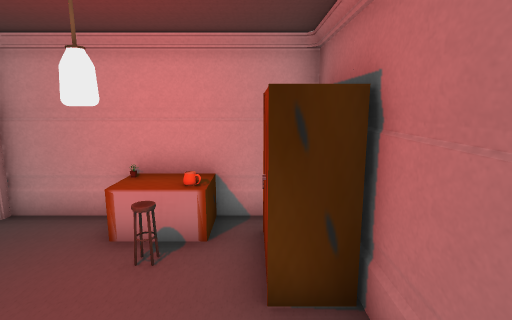
[1] (above)

15 first-person views from a walk through a Unity game level. The camera is 1.5 m above the floor, tilts 10° down and sees 80° across. The floor is counted in squares, 0.6 m on a side. Each view is taken from the middle of a square. On the plan, view 1 faces up. The plan holds only what a view shows up to about 19 squares ahead; the rest is blank. The player character is not drawn. Some surface patterns are stand-ins.

[2]
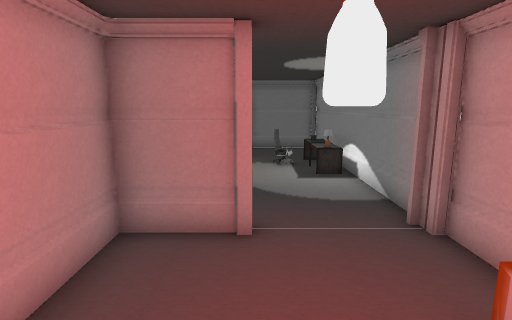

[3]
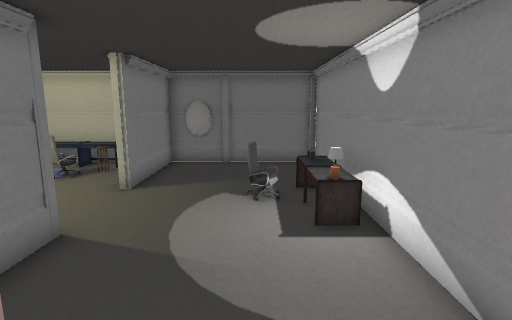

[4]
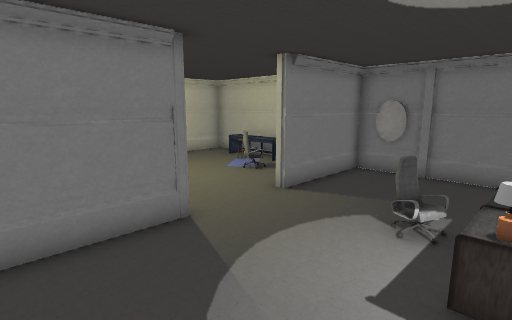

[5]
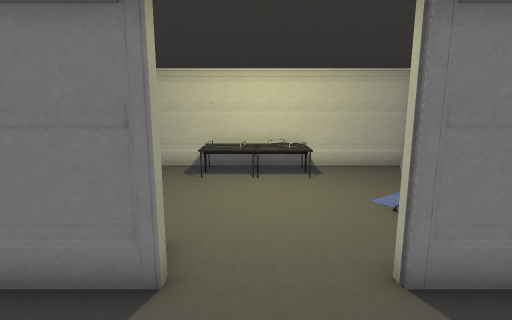

[6]
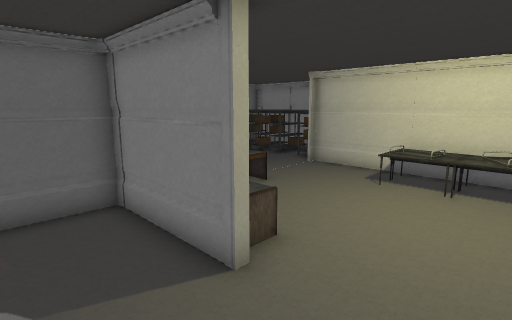

[7]
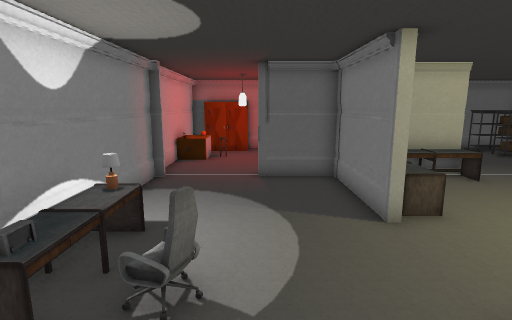

[8]
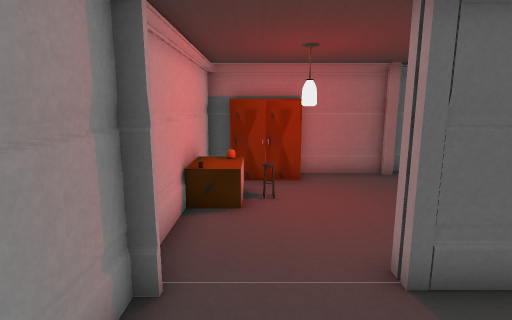

[9]
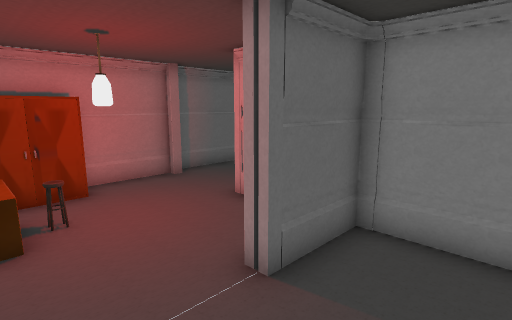

[10]
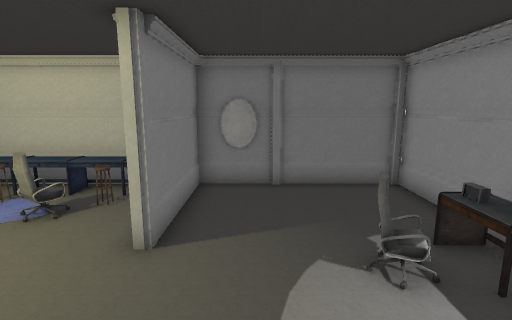

[11]
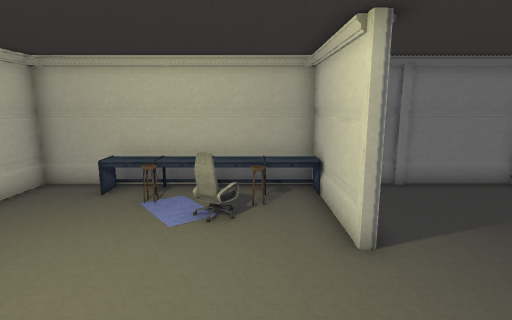

[12]
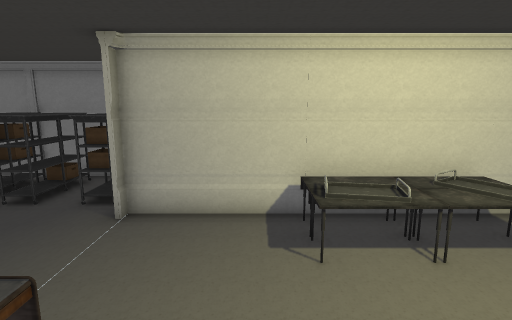

[13]
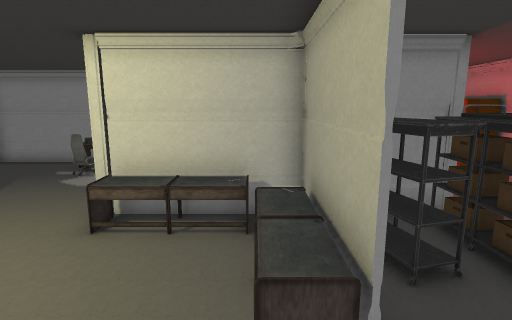

[14]
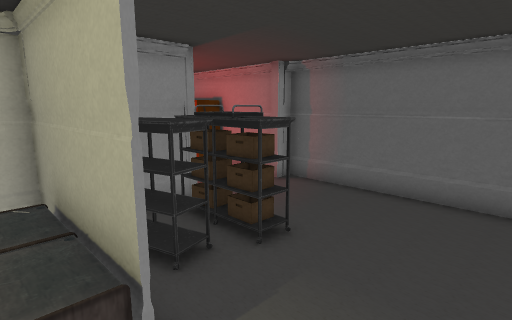

[15]
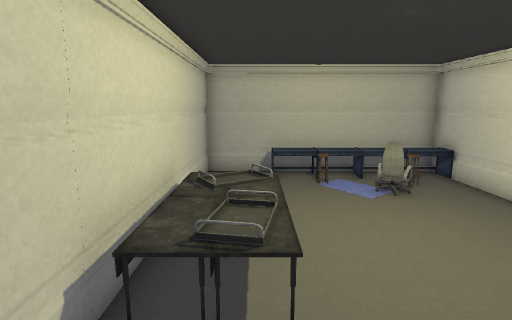

### Floor plan
Points are (right, up) in squares from view 1. A wall is a line through its corners. A room is listed if a view was taken in it or the views show most of it. See-through windows are left out.
Room 1 (views 1, 2, 3, 4, 5, 6, 7, 8, 9, 10)
walls: (-5.8, 2.6) (-5.8, 0.5); (-6.2, 0.4) (-6.2, 2.6); (-10.5, 0.1) (-6.5, 0.1); (-5.5, 0.1) (-3.4, 0.1); (-6.6, 6.6) (-18.8, 6.6); (0.5, 6.6) (-5.5, 6.6); (1.4, 0.5) (1.4, 3.6); (1.4, 5.9) (1.4, 6.5); (1.7, -1.6) (1.7, -0.4); (-18.5, 0.1) (-14.4, 0.1); (-18.7, 6.4) (-18.7, 1.5)
ways out: opening at (-12.5, 0) to room 2; opening at (0, -1)
objects: pillar (-19, 0); mirror (-19, 1); pillar (-14, 0); chair (-14, 4) to (-13, 4); other object (-14, 5) to (-11, 6); radio (-14, 6); pillar (-11, 0); pillar (-6, 3); pillar (-6, 6); pillar (-6, 7); pillar (-3, 0); other object (-3, 5) to (-1, 6); other object (-3, 6); pillar (-2, 0); lamp (-2, 4); stool (-2, 5); pot (-1, 6); other object (0, 4) to (1, 6); pillar (1, 0); pillar (1, 7); pillar (2, 0)
Room 2 (views 11, 12, 13, 14, 15)
walls: (-14.4, -0.1) (-18.4, -0.1); (-6, -4.5) (-6, -0.4); (-18.4, -8.9) (-6.5, -8.9); (-6.2, -0.1) (-10.4, -0.1); (-18.7, -0.5) (-18.7, -8.6)
ways out: opening at (-12.5, 0) to room 1; opening at (-6, -6.5)
objects: other object (-18, -6) to (-17, -4); other object (-18, -3) to (-17, -1); stool (-17, -5); carpet (-17, -4); stool (-17, -2); chair (-16, -3) to (-15, -3); table (-14, -8) to (-10, -7); other object (-10, -1) to (-8, -1); other object (-7, -4) to (-7, -1)

Positions as (right, up) in squares from view 1, and headings:
1: (0, 0), facing up
2: (0, 3), facing left
3: (-5, 4), facing left
4: (-7, 6), facing down-left
5: (-12, 4), facing down
6: (-14, 3), facing down-right
7: (-17, 3), facing right
8: (-10, 5), facing right
9: (-9, 6), facing down-right
10: (-9, 2), facing left
11: (-9, -2), facing left
12: (-9, -2), facing down
13: (-7, -7), facing up
14: (-7, -7), facing up-right
15: (-7, -7), facing left
